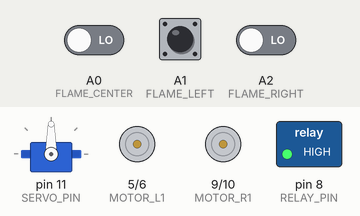
This sketch was run on a simulated Arduino Uno, built with avr-gcc and run on an emulated ATmega328P. Parts: servo, motor-driver pin pairs drawn as motors (green arrow = first pin HIGH = forward, orange = second pin HIGH = backward, longer = more drive), switched loads named in the sketch (green lamp = pin HIGH). The test bench sets the inputs (shaded band); at power-on: A0 (FLAME_CENTER) LOW, A1 (FLAME_LEFT) LOW, A2 (FLAME_RIGHT) LOW. What the sketch prints to the serial monitor is not drawn.

Above: at 1.2 s.
1.3 s: A0 (FLAME_CENTER) driven HIGH
At 2.0 s:
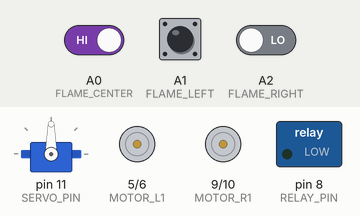
3.2 s: A1 (FLAME_LEFT) driven HIGH
At 5.9 s:
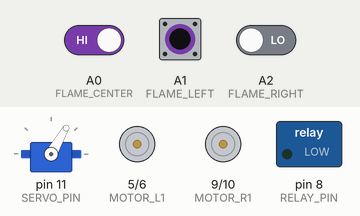
6.2 s: A2 (FLAME_RIGHT) driven HIGH
At 9.0 s:
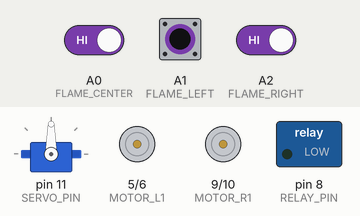
9.2 s: A1 (FLAME_LEFT) driven LOW
12.2 s: A0 (FLAME_CENTER) driven LOW and A1 (FLAME_LEFT) driven HIGH and A2 (FLAME_RIGHT) driven LOW
15.2 s: A1 (FLAME_LEFT) pulsed LOW 2 times (0.12 s each, 0.3 s apart)
At 15.83 s:
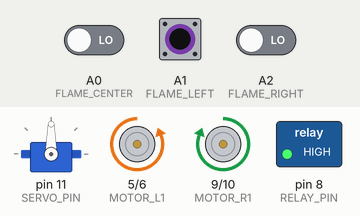
Timing chart, 0 to 19.8 s (numbered marks = the images above; inputs shaded):
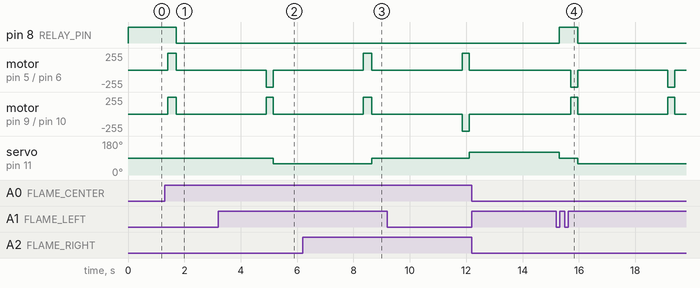

The sketch:

Code.ino
```cpp
#include <Servo.h>

// =============================
// FLAME SENSOR PINS
// =============================
#define FLAME_LEFT    A1
#define FLAME_CENTER  A0
#define FLAME_RIGHT   A2

// =============================
// MOTOR DRIVER PINS
// =============================
#define MOTOR_L1 5
#define MOTOR_L2 6
#define MOTOR_R1 9
#define MOTOR_R2 10

// =============================
// RELAY + SERVO
// =============================
#define RELAY_PIN 8
#define SERVO_PIN 11

Servo waterServo;

bool pumpActive = false;

// =============================
// SETUP
// =============================
void setup() {

    Serial.begin(9600);

    // Motor pins
    pinMode(MOTOR_L1, OUTPUT);
    pinMode(MOTOR_L2, OUTPUT);
    pinMode(MOTOR_R1, OUTPUT);
    pinMode(MOTOR_R2, OUTPUT);

    // Relay setup
    pinMode(RELAY_PIN, OUTPUT);

    // ACTIVE LOW relay
    digitalWrite(RELAY_PIN, HIGH);

    // Servo setup
    waterServo.attach(SERVO_PIN);

    // Center position
    waterServo.write(90);

    // Flame sensors
    pinMode(FLAME_LEFT, INPUT);
    pinMode(FLAME_CENTER, INPUT);
    pinMode(FLAME_RIGHT, INPUT);

    Serial.println("🔥 Fire Fighting Robot Ready");
}

// =============================
// MAIN LOOP
// =============================
void loop() {

    // Read sensors
    int flameLeft   = digitalRead(FLAME_LEFT);
    int flameCenter = digitalRead(FLAME_CENTER);
    int flameRight  = digitalRead(FLAME_RIGHT);

    // Debug values
    Serial.print("L: ");
    Serial.print(flameLeft);

    Serial.print(" | C: ");
    Serial.print(flameCenter);

    Serial.print(" | R: ");
    Serial.println(flameRight);

    // HIGH = Fire detected
    bool fireLeft   = (flameLeft == HIGH);
    bool fireCenter = (flameCenter == HIGH);
    bool fireRight  = (flameRight == HIGH);

    // =============================
    // FIRE DETECTED
    // =============================
    if (fireLeft || fireCenter || fireRight) {

        // -------------------------
        // Fire on LEFT
        // -------------------------
        if (fireLeft && !fireRight) {

            Serial.println("🔥 Fire Left");

            turnLeft();

            stopMotors();

            // Point servo LEFT
            waterServo.write(60);

            activateWaterPump();
        }

        // -------------------------
        // Fire on RIGHT
        // -------------------------
        else if (fireRight && !fireLeft) {

            Serial.println("🔥 Fire Right");

            turnRight();

            stopMotors();

            // Point servo RIGHT
            waterServo.write(120);

            activateWaterPump();
        }

        // -------------------------
        // Fire in CENTER
        // -------------------------
        else if (fireCenter) {

            Serial.println("🔥 Fire Center");

            moveForward();

            delay(300);

            stopMotors();

            // Point servo CENTER
            waterServo.write(90);

            activateWaterPump();
        }

        pumpActive = true;
    }

    // =============================
    // NO FIRE
    // =============================
    else {

        Serial.println("✅ No Fire");

        stopMotors();

        if (pumpActive) {

            deactivateWaterPump();

            pumpActive = false;
        }

        // Keep servo centered
        waterServo.write(90);
    }

    delay(200);
}

// =============================
// MOTOR FUNCTIONS
// =============================

void moveForward() {

    digitalWrite(MOTOR_L1, HIGH);
    digitalWrite(MOTOR_L2, LOW);

    digitalWrite(MOTOR_R1, HIGH);
    digitalWrite(MOTOR_R2, LOW);
}

void turnLeft() {

    digitalWrite(MOTOR_L1, LOW);
    digitalWrite(MOTOR_L2, HIGH);

    digitalWrite(MOTOR_R1, HIGH);
    digitalWrite(MOTOR_R2, LOW);

    delay(250);
}

void turnRight() {

    digitalWrite(MOTOR_L1, HIGH);
    digitalWrite(MOTOR_L2, LOW);

    digitalWrite(MOTOR_R1, LOW);
    digitalWrite(MOTOR_R2, HIGH);

    delay(250);
}

void stopMotors() {

    digitalWrite(MOTOR_L1, LOW);
    digitalWrite(MOTOR_L2, LOW);

    digitalWrite(MOTOR_R1, LOW);
    digitalWrite(MOTOR_R2, LOW);
}

// =============================
// WATER PUMP FUNCTIONS
// =============================

void activateWaterPump() {

    Serial.println("🚰 Pump ON");

    // ACTIVE LOW relay
    digitalWrite(RELAY_PIN, LOW);

    delay(3000);
}

void deactivateWaterPump() {

    Serial.println("🚰 Pump OFF");

    // ACTIVE LOW relay
    digitalWrite(RELAY_PIN, HIGH);
}
```

Measured:
- after the input at 1.3 s, pin 8 (RELAY_PIN): HIGH → LOW after 0.40 s; motor on pin 5 (MOTOR_L1) / pin 6 (MOTOR_L2), motor on pin 9 (MOTOR_R1) / pin 10 (MOTOR_R2): stopped → forward 255/255 after 0.10 s, → stopped 0.30 s later
- after the input at 3.2 s, servo on pin 11 (SERVO_PIN): 90° → 60° after 2.0 s
- after the input at 6.2 s, servo on pin 11 (SERVO_PIN): 60° → 90° after 2.5 s
- after the input at 9.2 s, servo on pin 11 (SERVO_PIN): 90° → 120° after 2.9 s
- after the input at 12.2 s, every drawn part: stays the same
- after the input at 15.2 s, pin 8 (RELAY_PIN): LOW → HIGH after 0.11 s, → LOW 0.65 s later; servo on pin 11 (SERVO_PIN): 120° → 90° after 0.11 s, → 60° 0.65 s later
